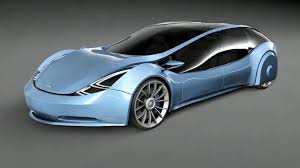
#> input picture images/sample.jpg, 300 x 168 px, found by its file name
$ python day03_2.py
#> lines starting #> are read from the running program, lines starting #| are printed output that depends on the picture
import cv2
import numpy as np

#resmi oku
image = cv2.imread("images/sample.jpg")
#> image is the input picture: shape (168, 300, 3); mean B, G, R 110, 105.2, 96.7

#sağa 80, aşağı 40 piksel kaydır
tx = 80
ty = 40

matrix = np.float32([
    [1,0,tx],
    [0,1,ty]
])

translated = cv2.warpAffine(
    image,
    matrix,
    (image.shape[1], image.shape[0])
)
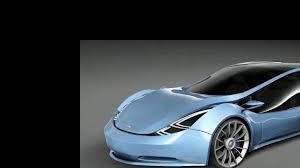
#> translated: shape (168, 300, 3); mean B, G, R 63.5, 58.8, 52.1

cv2.imshow("original", image)
cv2.imshow("translated", translated)

cv2.waitKey(0)
cv2.destroyAllWindows

$ run again, with images/face.jpg copied over images/sample.jpg
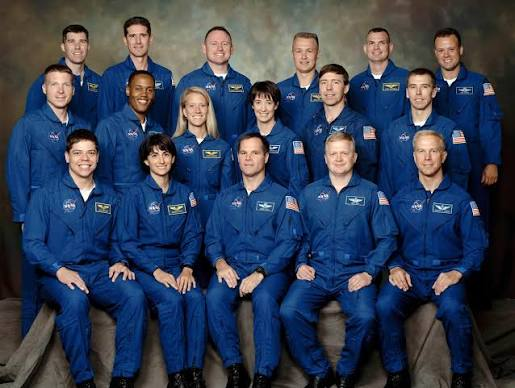
#> input picture images/face.jpg, 515 x 388 px, found by its file name
#> image is the input picture: shape (388, 515, 3); mean B, G, R 83.6, 63.5, 52.6
#> `translated = cv2.warpAffine( image, matrix, (image.shape[1], image.sha..`:
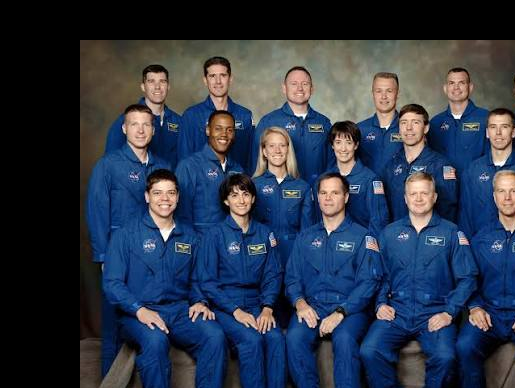
#> translated: shape (388, 515, 3); mean B, G, R 71.2, 54.1, 44.4
